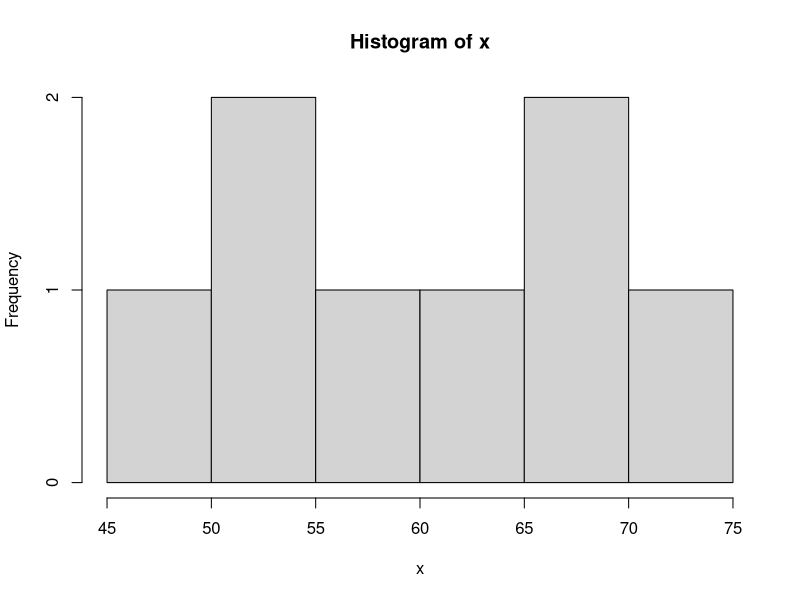

Here is the R script that generated this plot:
## ---- chunk 1
x <- c(52, 61, 58, 70, 49, 66, 73, 55)
mean(x)
sd(x)
## ---- chunk 2
#| label: fig-hist
#| fig-cap: "Histogram nilai ujian delapan mahasiswa kelas statistika semester dua yang menunjukkan bahwa sebaran nilai agak menceng ke kanan"
hist(x)
